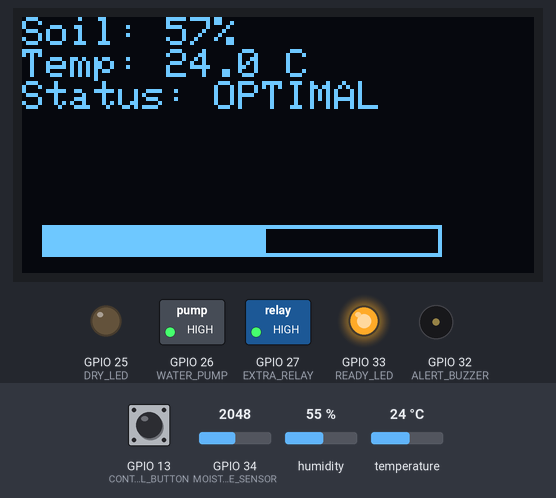
Bench run of a sketch on a simulated ESP32. Shown: 128×64 one-colour display, switched loads named in the sketch (green lamp = pin HIGH), output pins drawn as LEDs (lit = HIGH), buzzer (waves = sounding, pin HIGH). The inputs (shaded band) are chosen by the test bench; at power-on: GPIO 34 (MOISTURE_SENSOR) = 2048, GPIO 13 (CONTROL_BUTTON) HIGH, temperature 24 °C, humidity 55 %. What the sketch prints to the serial monitor is not drawn.

Above: at 5.6 s.
5.7 s: GPIO 34 (MOISTURE_SENSOR) set to 2556
At 11.2 s:
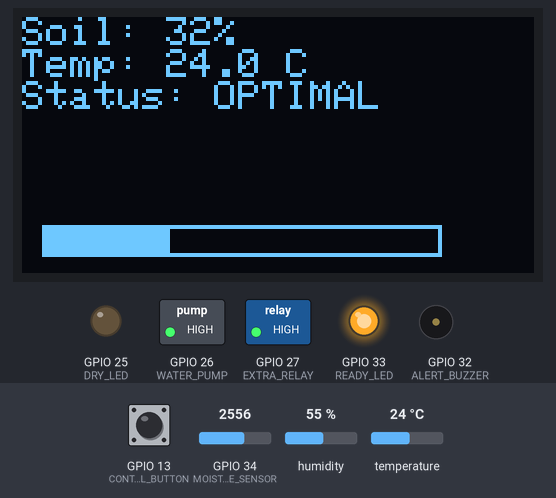
11.5 s: GPIO 34 (MOISTURE_SENSOR) set to 2669
At 16.2 s:
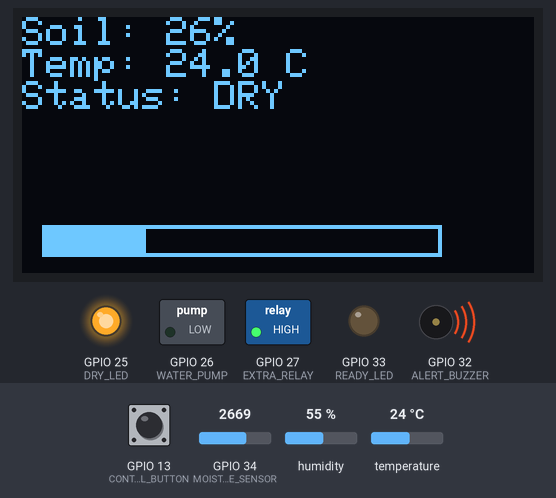
16.5 s: GPIO 34 (MOISTURE_SENSOR) set to 1228
At 21.2 s:
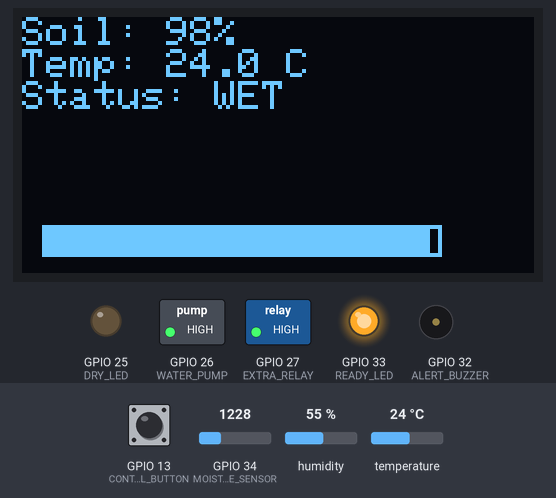
21.5 s: GPIO 13 (CONTROL_BUTTON) pulled LOW for 0.15 s
At 22.4 s:
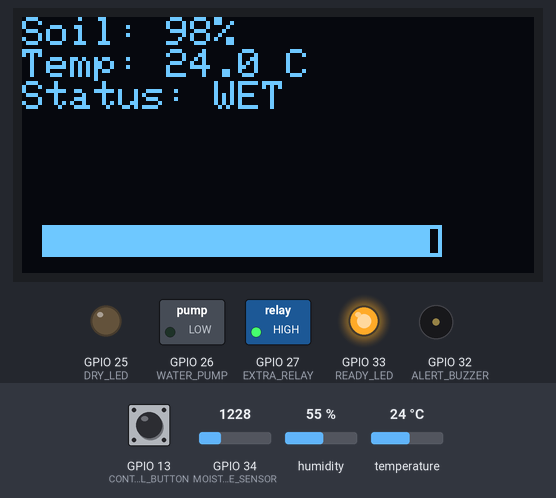
28.0 s: temperature set to 12 °C
At 31.2 s:
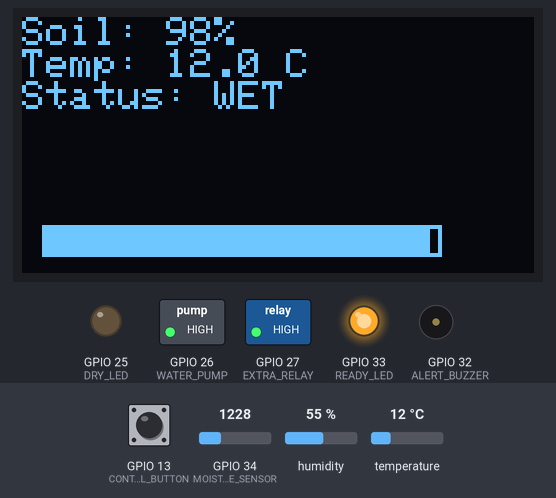
31.5 s: temperature set to 19 °C
Timing chart, 0 to 34.5 s (numbered marks = the images above; inputs shaded):
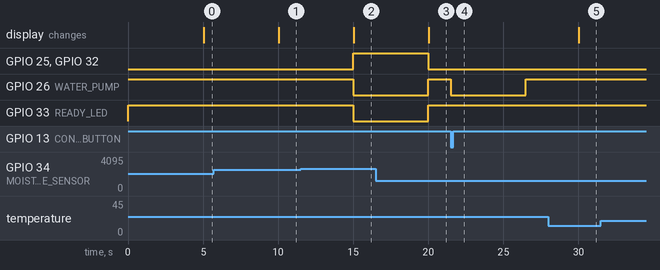

The sketch:

p4-plant-monitor.ino
```cpp
// Project 4 - Smart Plant Watering Monitor

#include <Wire.h>
#include <DHTesp.h>
#include <Adafruit_GFX.h>
#include <Adafruit_SSD1306.h>

#define OLED_W 128
#define OLED_H 64

Adafruit_SSD1306 oled(OLED_W, OLED_H, &Wire, -1);
DHTesp climateSensor;

// Pin configuration
const byte MOISTURE_SENSOR = 34;
const byte DHT_SENSOR = 4;
const byte WATER_PUMP = 26;
const byte EXTRA_RELAY = 27;
const byte CONTROL_BUTTON = 13;
const byte DRY_LED = 25;
const byte READY_LED = 33;
const byte ALERT_BUZZER = 32;

// Soil sensor calibration
const int SOIL_DRY = 3200;
const int SOIL_WET = 1200;

// Soil thresholds
const int DRY_LIMIT = 30;
const int STOP_LIMIT = 40;

int moisture = 0;
float tempC = 0;
float humidity = 0;

bool watering = false;
bool buttonWatering = false;

unsigned long sensorTimer = 0;
unsigned long wateringTimer = 0;

const unsigned long READ_TIME = 5000;
const unsigned long MANUAL_TIME = 5000;

String plantCondition = "OPTIMAL";

void setup()
{
  Serial.begin(115200);

  pinMode(WATER_PUMP, OUTPUT);
  pinMode(EXTRA_RELAY, OUTPUT);
  pinMode(DRY_LED, OUTPUT);
  pinMode(READY_LED, OUTPUT);
  pinMode(ALERT_BUZZER, OUTPUT);
  pinMode(CONTROL_BUTTON, INPUT_PULLUP);

  // Relay modules are active LOW
  digitalWrite(WATER_PUMP, HIGH);
  digitalWrite(EXTRA_RELAY, HIGH);

  digitalWrite(DRY_LED, LOW);
  digitalWrite(READY_LED, HIGH);
  digitalWrite(ALERT_BUZZER, LOW);

  climateSensor.setup(DHT_SENSOR, DHTesp::DHT11);

  Wire.begin(21, 22);

  if (!oled.begin(SSD1306_SWITCHCAPVCC, 0x3C))
  {
    Serial.println("OLED initialization failed");
    while (1);
  }

  oled.clearDisplay();
  oled.setTextColor(SSD1306_WHITE);
  oled.setTextSize(1);
  oled.setCursor(18, 22);
  oled.println("Smart Plant");
  oled.setCursor(25, 36);
  oled.println("Monitor");
  oled.display();

  delay(2000);
}

void loop()
{
  if (millis() - sensorTimer >= READ_TIME)
  {
    sensorTimer = millis();

    collectSensorData();
    controlPlantWatering();
    showInformation();
    sendDataToSerial();
  }

  readWaterButton();
  handleManualWatering();
}

void collectSensorData()
{
  int sensorReading = analogRead(MOISTURE_SENSOR);

  moisture = map(sensorReading, SOIL_DRY, SOIL_WET, 0, 100);
  moisture = constrain(moisture, 0, 100);

  TempAndHumidity environment =
    climateSensor.getTempAndHumidity();

  tempC = environment.temperature;
  humidity = environment.humidity;
}

void controlPlantWatering()
{
  if (buttonWatering)
    return;

  if (moisture < DRY_LIMIT)
  {
    watering = true;
    plantCondition = "DRY";

    digitalWrite(DRY_LED, HIGH);
    digitalWrite(READY_LED, LOW);
    digitalWrite(ALERT_BUZZER, HIGH);
  }
  else
  {
    if (moisture > STOP_LIMIT)
    {
      watering = false;
    }

    if (moisture <= 70)
    {
      plantCondition = "OPTIMAL";
    }
    else
    {
      plantCondition = "WET";
    }

    digitalWrite(DRY_LED, LOW);
    digitalWrite(READY_LED, HIGH);
    digitalWrite(ALERT_BUZZER, LOW);
  }

  digitalWrite(WATER_PUMP, watering ? LOW : HIGH);
}

void readWaterButton()
{
  static int previousButton = HIGH;
  int currentButton = digitalRead(CONTROL_BUTTON);

  if (previousButton == HIGH && currentButton == LOW)
  {
    buttonWatering = true;
    wateringTimer = millis();

    digitalWrite(WATER_PUMP, LOW);

    Serial.println("Manual Watering Started");

    delay(200);
  }

  previousButton = currentButton;
}

void handleManualWatering()
{
  if (buttonWatering &&
      millis() - wateringTimer >= MANUAL_TIME)
  {
    buttonWatering = false;

    digitalWrite(WATER_PUMP, HIGH);

    Serial.println("Manual Watering Finished");
  }
}

void showInformation()
{
  oled.clearDisplay();

  oled.setCursor(0, 0);
  oled.print("Soil: ");
  oled.print(moisture);
  oled.println("%");

  oled.print("Temp: ");
  oled.print(tempC, 1);
  oled.println(" C");

  oled.print("Status: ");
  oled.println(plantCondition);

  oled.drawRect(5, 52, 100, 8, SSD1306_WHITE);

  int level = map(moisture, 0, 100, 0, 98);
  oled.fillRect(6, 53, level, 6, SSD1306_WHITE);

  oled.display();
}

void sendDataToSerial()
{
  Serial.print("SOIL: ");
  Serial.print(moisture);
  Serial.print("% | TEMP: ");
  Serial.print(tempC);
  Serial.print(" C | HUM: ");
  Serial.print(humidity);
  Serial.print("% | STATUS: ");
  Serial.println(plantCondition);
}
```

Measured:
- the behaviour switches between 2600 and 2601 on GPIO 34 (MOISTURE_SENSOR) (found by bisection; images 1 and 2)
- after the input at 5.7 s, the display: changes after 4.3 s (image 1)
- after the input at 11.5 s, GPIO 25 (DRY_LED), GPIO 32 (ALERT_BUZZER): LOW → HIGH after 3.5 s; GPIO 26 (WATER_PUMP), GPIO 33 (READY_LED): HIGH → LOW after 3.5 s; the display: changes after 3.5 s (image 2)
- after the input at 16.5 s, GPIO 25 (DRY_LED), GPIO 32 (ALERT_BUZZER): HIGH → LOW after 3.5 s; GPIO 26 (WATER_PUMP), GPIO 33 (READY_LED): LOW → HIGH after 3.5 s; the display: changes after 3.5 s (image 3)
- after the input at 21.5 s, GPIO 26 (WATER_PUMP): HIGH → LOW at once, → HIGH 5.0 s later
- after the input at 28.0 s, the display: changes after 2.0 s (image 5)
